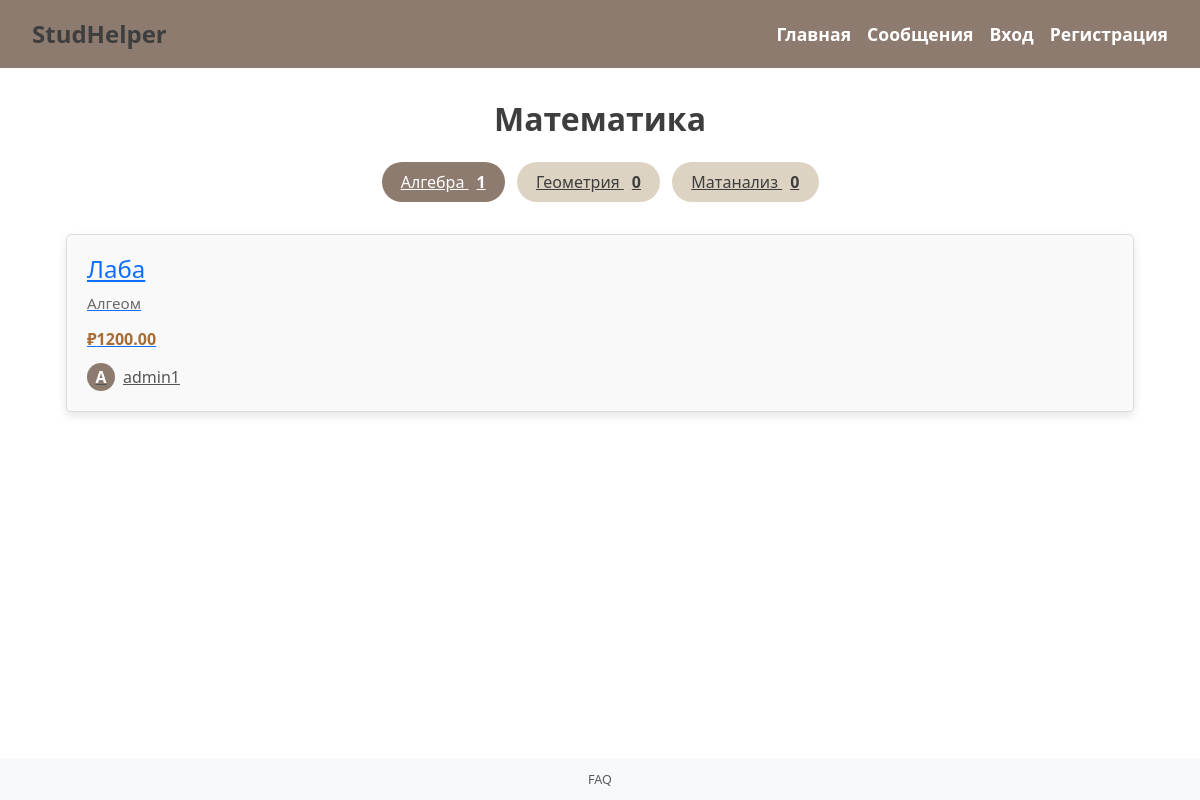
/tema/Алгебра, run on an earlier commit of the app's database.
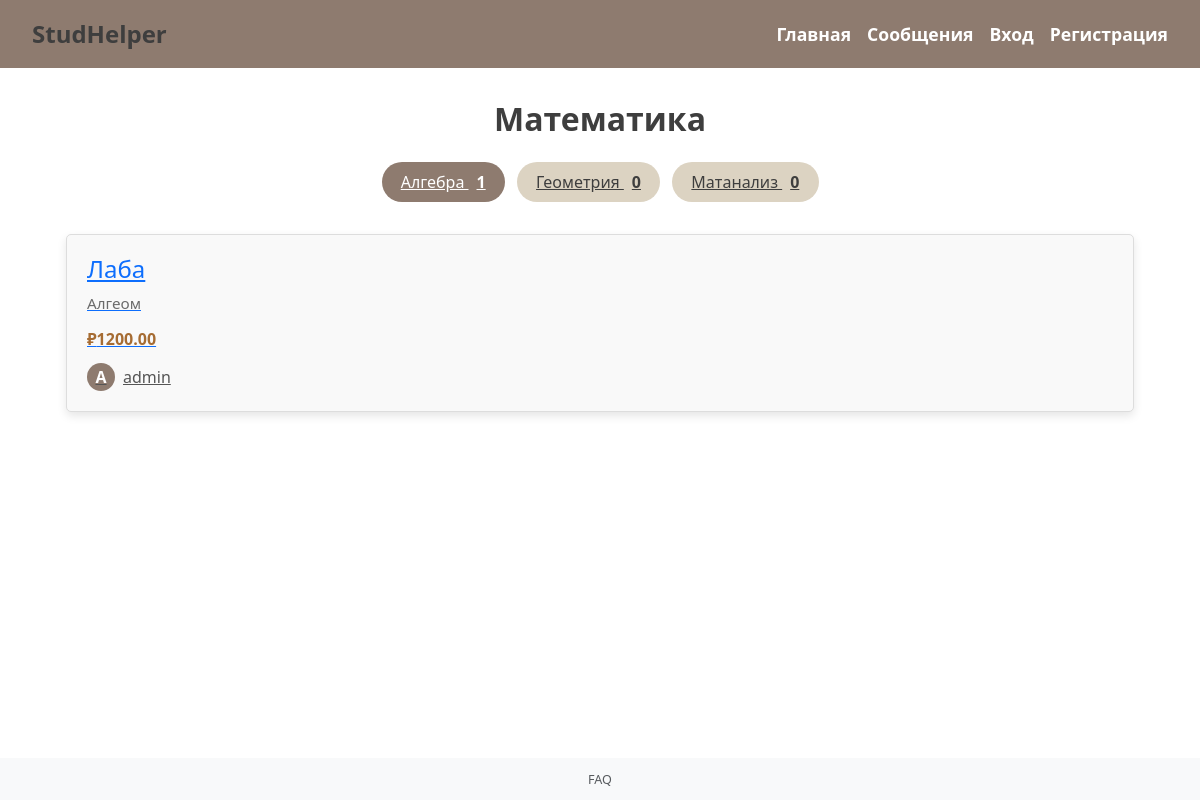
And on a later commit of the database.
### app.py (models this page shows)
class Category(db.Model):
    id = db.Column(db.Integer, primary_key=True)
    name = db.Column(db.String(100), unique=True, nullable=False)
    subcategories = db.relationship('Subcategory', backref='category', lazy=True)

class Subcategory(db.Model):
    id = db.Column(db.Integer, primary_key=True)
    name = db.Column(db.String(100), unique=True, nullable=False)
    category_id = db.Column(db.Integer, db.ForeignKey('category.id'), nullable=False)

class Offer(db.Model):
    id = db.Column(db.Integer, primary_key=True)
    title = db.Column(db.String(200), nullable=False)
    description = db.Column(db.Text, nullable=False)
    price = db.Column(db.Float, nullable=False)
    subcategory_id = db.Column(db.Integer, db.ForeignKey('subcategory.id'), nullable=False)
    seller_id = db.Column(db.Integer, db.ForeignKey('user.id'), nullable=False)

class User(db.Model, UserMixin):
    id = db.Column(db.Integer, primary_key=True)
    username = db.Column(db.String(150), unique=True, nullable=False)
    password = db.Column(db.String(150), nullable=False)
    offers = db.relationship('Offer', backref='seller', lazy=True)  # связь с предложениями

### app.py (the view)
@app.route('/tema/<string:subtopic>')
def show_subtopic(subtopic):
    category_name = get_category_for_subtopic(subtopic)
    subcategories = get_subcategories_with_counts(category_name)
    subcategory = Subcategory.query.filter_by(name=subtopic).first()
    if subcategory:
        offers = Offer.query.filter_by(subcategory_id=subcategory.id).order_by(Offer.id.desc()).all()
    else:
        offers = []
    return render_template(
        'tema.html',
        category_name=category_name,
        subtopic_name=subtopic,
        subcategories=subcategories,
        offers=offers
    )

### app.py (called while the page is built)
def get_subcategories_with_counts(category_name):
    category = Category.query.filter_by(name=category_name).first()
    subcategories = []
    if category:
        subcategories = [
            {
                'name': subcategory.name,
                'count': Offer.query.filter_by(subcategory_id=subcategory.id).count()
            }
            for subcategory in category.subcategories
        ]
    return subcategories

def get_category_for_subtopic(subtopic):
    subcategory = Subcategory.query.filter_by(name=subtopic).first()
    if subcategory:
        return subcategory.category.name
    return 'Другие предметы'

### templates/tema.html
{% extends 'base.html' %}
{% block content %}
<div class="tema-page">
    <h1 class="tema-title">{{ category_name }}</h1>
    <div class="subcategory-tabs">
        {% for sub in subcategories %}
        <a href="{{ url_for('show_subtopic', subtopic=sub.name) }}"
           class="subcategory-tab {% if sub.name == subtopic_name %}active{% endif %}">
            {{ sub.name }} <span class="count">{{ sub.count }}</span>
        </a>
        {% endfor %}
    </div>
    {% if offers %}
    <div class="offers-grid">
        {% for offer in offers %}
        <div class="offer-card">
            <a href="{{ url_for('offer', offer_id=offer.id) }}">
                <h3>{{ offer.title }}</h3>
                <p class="description">{{ offer.description }}</p>
                <p class="price">₽{{ "%.2f"|format(offer.price) }}</p>
            </a>
            {% if offer.seller %}
            <a href="{{ url_for('profile', user_id=offer.seller.id) }}" class="seller">
                <span class="avatar">{{ offer.seller.username[0]|upper }}</span>
                {{ offer.seller.username }}
            </a>
            {% else %}
            <p class="seller">Продавец не найден</p>
            {% endif %}
        </div>
        {% endfor %}
    </div>
    {% else %}
    <div class="empty-message">
        Пока нет предложений в этой подкатегории
    </div>
    {% endif %}
</div>
{% endblock %}

### templates/base.html (shortened to what this page needs)
<!DOCTYPE html>
<html lang="ru">
<head>
    <link href="https://cdn.jsdelivr.net/npm/bootstrap@5.3.0/dist/css/bootstrap.min.css" rel="stylesheet">
    <link rel="stylesheet" href="{{ url_for('static', filename='style.css') }}">
</head>
<body>
    <div class="header">
        <a href="{{ url_for('home') }}" class="site-title">StudHelper</a>
        <div class="header-buttons">
            <a href="{{ url_for('home') }}">Главная</a>
            <a href="{{ url_for('messages') }}" class="nav-link">Сообщения</a>
            {% if current_user.is_authenticated %}
                <a href="{{ url_for('profile') }}">Мой профиль</a>
                <a href="{{ url_for('logout') }}">Выход</a>
            {% else %}
                <a href="{{ url_for('login') }}">Вход</a>
                <a href="{{ url_for('register') }}">Регистрация</a>
            {% endif %}
        </div>
    </div>
    <div class="content">
        {% block content %}
        {% endblock %}
    </div>
    <footer class="footer mt-5">
        <a href="{{ url_for('faq') }}" class="text-muted small">FAQ</a>
    </footer>
</body>
</html>

### static/style.css (style rules this page uses)
body { display: flex; flex-direction: column; min-height: 100vh; }
.content { flex-grow: 1; width: 100%; box-sizing: border-box; }
.header { background-color: #8e7b6f; color: white; padding: 1rem 2rem; display: flex; justify-content: space-between; align-items: center; font-size: 1.1rem; }
.site-title { font-size: 1.8rem; font-weight: bold; color: white; text-decoration: none; }
.header-buttons { display: flex; align-items: center; }
.header-buttons a { margin-left: 1rem; color: white; font-weight: bold; transition: opacity 0.2s, text-decoration 0.2s; text-decoration: none; }
footer { background-color: #f8f9fa; padding: 10px 0; text-align: center; font-size: 0.9rem; }
footer a { text-decoration: none; color: #6c757d; }
.content { max-width: 1100px; margin: 2rem auto; padding: 0 1rem; width: 100%; box-sizing: border-box; }
.site-title { font-size: 1.5rem; font-weight: bold; color: #3e3e3e; text-decoration: none; }
.tema-title { font-size: 2rem; font-weight: bold; margin-bottom: 1.5rem; text-align: center; color: #3e3e3e; }
.subcategory-tabs { display: flex; flex-wrap: wrap; justify-content: center; gap: 0.75rem; margin-bottom: 2rem; }
.subcategory-tab { padding: 0.5rem 1.2rem; background-color: #dcd3c2; border-radius: 25px; color: #3e3e3e; font-weight: 500; transition: 0.2s; }
.subcategory-tab.active { background-color: #8e7b6f; color: white; }
.subcategory-tab .count { margin-left: 0.5rem; font-weight: bold; }
.offers-grid { display: grid; grid-template-columns: repeat(auto-fit, minmax(250px, 1fr)); gap: 1.5rem; }
.offer-card { background-color: white; border-radius: 12px; padding: 1rem; box-shadow: 0 4px 10px rgba(0, 0, 0, 0.1); transition: transform 0.2s ease, box-shadow 0.2s ease; }
.offer-card h3 { margin: 0 0 0.5rem; font-size: 1.2rem; }
.offer-card .description { font-size: 0.95rem; color: #6b6b6b; margin-bottom: 0.75rem; }
.offer-card .price { font-weight: bold; color: #a66c33; font-size: 1rem; margin-bottom: 0.75rem; }
.offer-card .seller { display: flex; align-items: center; gap: 0.5rem; color: #555; }
.offer-card .avatar { width: 28px; height: 28px; background-color: #8e7b6f; color: white; font-weight: bold; border-radius: 50%; display: flex; align-items: center; justify-content: center; }
.offer-card { border: 1px solid #ddd; padding: 20px; margin-bottom: 20px; border-radius: 5px; background-color: #f9f9f9; }
.offer-card h3 { font-size: 1.5rem; }
.offer-card p { font-size: 1rem; }
footer { margin-top: auto; }

What changed in the data, as far as the page shows it:
changed through a linked row, Offer "Лаба": seller.username "admin1" → "admin"
